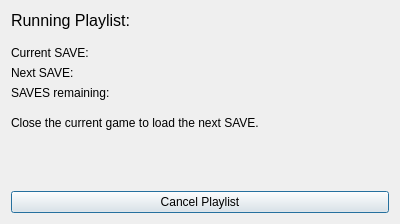
<?xml version="1.0" encoding="UTF-8"?>
<ui version="4.0">
 <class>PlaylistRunner</class>
 <widget class="QDialog" name="PlaylistRunner">
  <property name="geometry">
   <rect>
    <x>0</x>
    <y>0</y>
    <width>400</width>
    <height>224</height>
   </rect>
  </property>
  <property name="windowTitle">
   <string>Playlist Runner</string>
  </property>
  <layout class="QVBoxLayout" name="verticalLayout">
   <item>
    <layout class="QFormLayout" name="formLayout">
     <item row="0" column="0">
      <widget class="QLabel" name="label_6">
       <property name="font">
        <font>
         <pointsize>12</pointsize>
        </font>
       </property>
       <property name="text">
        <string>Running Playlist:</string>
       </property>
      </widget>
     </item>
     <item row="0" column="1">
      <widget class="QLabel" name="displayPlaylist">
       <property name="font">
        <font>
         <pointsize>12</pointsize>
        </font>
       </property>
       <property name="text">
        <string/>
       </property>
      </widget>
     </item>
    </layout>
   </item>
   <item>
    <spacer name="verticalSpacer_2">
     <property name="orientation">
      <enum>Qt::Vertical</enum>
     </property>
     <property name="sizeType">
      <enum>QSizePolicy::Fixed</enum>
     </property>
     <property name="sizeHint" stdset="0">
      <size>
       <width>20</width>
       <height>10</height>
      </size>
     </property>
    </spacer>
   </item>
   <item>
    <layout class="QFormLayout" name="formLayout_2">
     <item row="0" column="0">
      <widget class="QLabel" name="label_2">
       <property name="text">
        <string>Current SAVE:</string>
       </property>
      </widget>
     </item>
     <item row="0" column="1">
      <widget class="QLabel" name="displayCurSave">
       <property name="text">
        <string/>
       </property>
      </widget>
     </item>
    </layout>
   </item>
   <item>
    <layout class="QFormLayout" name="formLayout_3">
     <item row="0" column="0">
      <widget class="QLabel" name="label">
       <property name="text">
        <string>Next SAVE:</string>
       </property>
      </widget>
     </item>
     <item row="0" column="1">
      <widget class="QLabel" name="displayNextSave">
       <property name="text">
        <string/>
       </property>
      </widget>
     </item>
    </layout>
   </item>
   <item>
    <layout class="QFormLayout" name="formLayout_4">
     <item row="0" column="0">
      <widget class="QLabel" name="label_3">
       <property name="text">
        <string>SAVES remaining:</string>
       </property>
      </widget>
     </item>
     <item row="0" column="1">
      <widget class="QLabel" name="displayRemaining">
       <property name="text">
        <string/>
       </property>
      </widget>
     </item>
    </layout>
   </item>
   <item>
    <spacer name="verticalSpacer_3">
     <property name="orientation">
      <enum>Qt::Vertical</enum>
     </property>
     <property name="sizeType">
      <enum>QSizePolicy::Fixed</enum>
     </property>
     <property name="sizeHint" stdset="0">
      <size>
       <width>20</width>
       <height>10</height>
      </size>
     </property>
    </spacer>
   </item>
   <item>
    <widget class="QLabel" name="label_4">
     <property name="text">
      <string>Close the current game to load the next SAVE.</string>
     </property>
    </widget>
   </item>
   <item>
    <spacer name="verticalSpacer">
     <property name="orientation">
      <enum>Qt::Vertical</enum>
     </property>
     <property name="sizeHint" stdset="0">
      <size>
       <width>20</width>
       <height>40</height>
      </size>
     </property>
    </spacer>
   </item>
   <item>
    <widget class="QPushButton" name="cancelBtn">
     <property name="text">
      <string>Cancel Playlist</string>
     </property>
    </widget>
   </item>
  </layout>
 </widget>
 <resources/>
 <connections/>
</ui>
